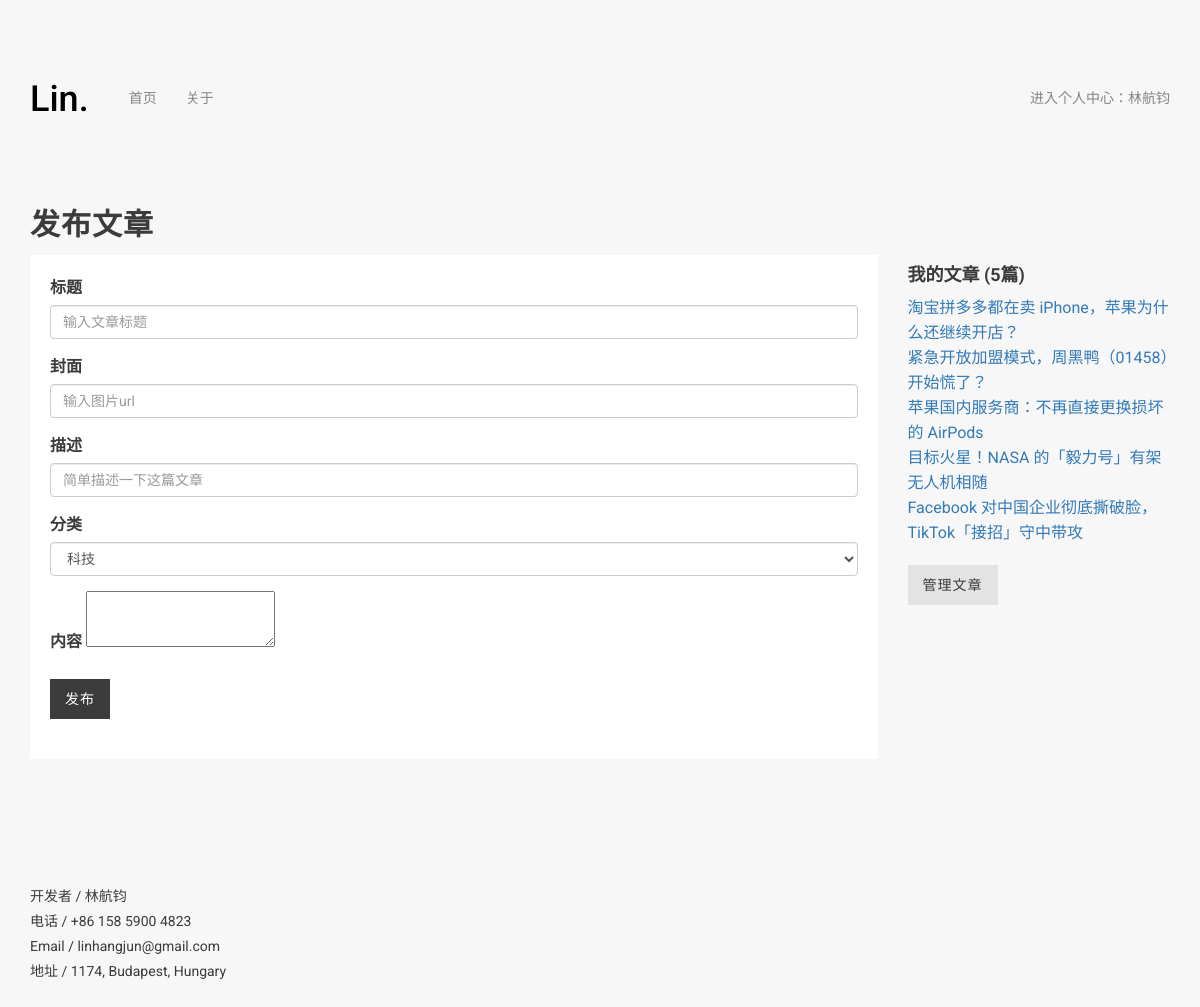
Screenshot of /write_article/ (signed in) with the database file from the repository.
### apps/news_app/models.py (models this page shows)
class News(models.Model):
    title = models.CharField(max_length=100)
    thumbnail = models.URLField()
    desc = models.CharField(max_length=200)
    content = RichTextUploadingField()
    pub_date = models.DateTimeField(auto_now_add=True)
    author = models.ForeignKey(User, on_delete=models.CASCADE)
    category = models.ForeignKey('Category', on_delete=models.DO_NOTHING)
    class Meta:
        ordering = ['-pub_date']

### apps/news_app/views.py (the view, shortened to what this page needs)
# urls.py: path('write_article/', views.write_article, name='write_article'),
@login_required(login_url='/login/')
def write_article(request):
    if request.method == 'GET':
        user_id = request.user.pk
        user = User.objects.get(pk=user_id)
        articles = user.news_set.all()
        categories = Category.objects.all()
        context = {
            'content': ContentFrom(),
            'categories': categories,
            'articles': articles,
        }
        return render(request, 'article/write_article.html', context=context)

### apps/news_app/form.py
class ContentFrom(forms.Form, FormMixin):
    content = RichTextField()

### front/templates/article/write_article.html (shortened to what this page needs)
{% extends 'article/base.html' %}
{% block head %}
    <link rel="stylesheet" href="{% static 'css/write_article.css' %}">
{% endblock %}
{% block content %}
    <div class="page-title">
        <div class="row">
            <div class="col-md-9 col-xs-12">
                <h1><b>发布文章</b></h1>
            </div>
        </div>
    </div>
    <div class="row">
        <div class="col-md-9 col-sm-9 col-xs-12 blog-content">
            <div class="write_news_wrapper" style="background: white; padding: 20px">
                <form method="post">
                  <div class="form-group">
                    <label for="titleInput">标题</label>
                    <input type="text" class="form-control" id="titleInput" name="title" placeholder="输入文章标题">
                  </div>
                    <div class="form-group">
                        <label for="thumbnailInput">封面</label>
                        <input type="url" class="form-control" id="thumbnailInput" name="thumbnail" placeholder="输入图片url">
                  </div>
                  <div class="form-group">
                    <label for="descInput">描述</label>
                    <input type="text" class="form-control" id="descInput" name="desc" placeholder="简单描述一下这篇文章">
                  </div>
                  <div class="form-group">
                    <label for="categoryInput">分类</label>
                      <select name="category" id="categoryInput" class="form-control">
                            {% for category in categories %}
                                <option value="{{ category.pk }}">{{ category.name }}</option>
                            {% endfor %}
                      </select>
                  </div>
                  <div class="contentInput">
                      <label>内容</label>
                        <textarea name="editor1"></textarea>
                  </div>
                    <input type="submit" value="发布" class="button">
                </form>
            </div>
        </div>
    <div class="col-md-3 col-sm-3 col-xs-12 sidebar">
    <div class="sidebar-content">
        <h4><strong>我的文章 ({{ articles.count }}篇)</strong></h4>
        <ul class="my-article-list">
            {% for article in articles %}
                <li><a href="{% url 'news_app:article_detail' article.pk %}">{{ article.title }}</a></li>
            {% endfor %}
            <li><button class="manage-article" onClick="location.href='{% url 'news_app:article_management' user.username %}'">管理文章</button></li>
        </ul>
    </div>
    </div>
    </div>
{% endblock %}

### front/templates/article/base.html (shortened to what this page needs)
<!DOCTYPE html>
<html>
	<head>
		<link rel="stylesheet" href="{% static 'css/bootstrap.css' %}">
		<link rel="stylesheet" href="{% static 'css/font-awesome.css' %}">
		<link rel="stylesheet" href="{% static 'css/style.css' %}">
        <link rel="stylesheet" href="//at.alicdn.com/t/font_1975388_tqdquovc7m.css">
	    {% block head %}
	    {% endblock %}
    </head>
	<body>
		<div class="wrapper">
			<div class="container">
				<header>
					<div class="logo">
						<a href="/">
                            <h1>Lin.</h1>
						</a>
					</div>
					<nav>
						<ul>
							<li><a href="/">首页</a></li>
							<li><a href="{% url 'about' %}">关于</a></li>
						</ul>
					</nav>
                    <div class="search-login">
                        <ul>
                            {% if user.pk %}
                                <li><a href="{% url 'auth_app:user_center' user.username %}">进入个人中心：{{ user.username }}</a></li>
                            {% else %}
                                <li><a href="{% url 'auth_app:login' %}" class="icon-user iconfont"></a></li>
                            {% endif %}
                        </ul>
                    </div>
				</header>
				{% block content %}
				{% endblock %}
				<footer>
					<p>
                        <br>
                        开发者 / 林航钧
						<br>
						电话 / +86 158 5900 4823
						<br>
						Email / linhangjun@gmail.com
						<br>
						地址 / 1174, Budapest, Hungary
					</p>
				</footer>
			</div>
		</div>
	</body>
</html>

### front/assets/css/style.css (style rules this page uses)
body,ul { margin: 0; padding: 0 }
body { background-color: #f7f7f7; font-size: 16px; line-height: 25px; color: #3b3b3b; font-family: Roboto,sans-serif }
.wrapper .portfolio .filters ul li,.wrapper header nav ul li a { -webkit-transition: .2s all; -o-transition: .2s all; transition: .2s all }
.wrapper header { height: 75px; margin-top: 60px }
.wrapper header .logo { float: left; line-height: 75px }
.wrapper header .logo a { text-decoration: none; color: black; }
.wrapper header nav { float: left; line-height: 75px; margin-left: 40px; }
.wrapper header nav ul li { display: inline-block; margin-left: 25px; position: relative }
.wrapper header nav ul li:first-child { margin-left: 0 }
.wrapper header nav ul li a { color: #848484; font-size: 14px; text-transform: uppercase; font-weight: 300; text-decoration: none }
.wrapper header .search-login { float: right; }
.wrapper header .search-login ul { line-height: 75px; }
.wrapper header .search-login ul li { display: inline-block; margin-left: 25px; position: relative; }
.wrapper header .search-login ul li a { color: #848484; font-size: 14px; font-weight: 300; text-decoration: none }
.wrapper .page-title,.wrapper .portfolio .filters { margin-top: 50px }
.wrapper .page-title h1 { font-size: 30px; line-height: 40px; letter-spacing: 1px; font-weight: 300 }
footer { margin: 100px 0 25px }
footer p { font-size: 14px }

### front/assets/css/write_article.css (style rules this page uses)
.row .blog-content .write_news_wrapper form .button { line-height: 16px; margin-top: 20px; display: inline-block; padding: 12px 15px; background-color: #3b3b3b; color: #fff; text-decoration: none; font-weight: 300; font-size: 14px; letter-spacing: 1px; margin-bottom: 20px; border: 0px; }
.row .sidebar .sidebar-content .my-article-list li { list-style: none; }
.row .sidebar .sidebar-content .my-article-list li .manage-article { line-height: 16px; margin-top: 20px; display: inline-block; padding: 12px 15px; background-color: #e3e3e3; text-decoration: none; font-weight: 300; font-size: 14px; letter-spacing: 1px; margin-bottom: 20px; border: 0px; }

### rows the page displays
News: title "淘宝拼多多都在卖 iPhone，苹果为什么还继续开店？"
News: title "紧急开放加盟模式，周黑鸭（01458）开始慌了？"
News: title "苹果国内服务商：不再直接更换损坏的 AirPods"
News: title "目标火星！NASA 的「毅力号」有架无人机相随"
News: title "Facebook 对中国企业彻底撕破脸，TikTok「接招」守中带攻"

### other values shown
{{ user.username }} "林航钧"
{{ articles.count }} "5"
form field category "科技"
